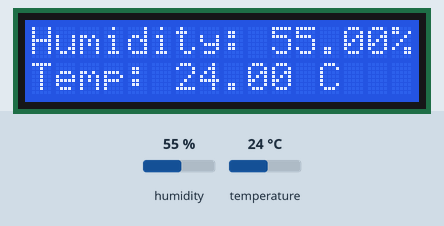
Bench run of a sketch on a simulated Arduino Uno, built with avr-gcc and run on an emulated ATmega328P. Parts: 16×2 character LCD. The test bench sets the inputs (shaded band); at power-on: humidity 55 %, temperature 24 °C. What the sketch prints to the serial monitor is not drawn.

Above: at 3.2 s.
3.3 s: humidity set to 22 %
At 4.9 s:
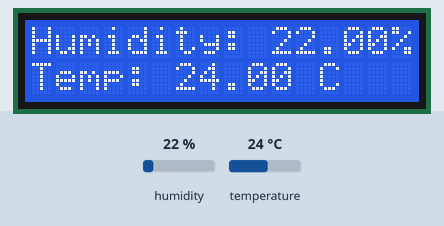
6.0 s: temperature set to 12 °C
At 7.3 s:
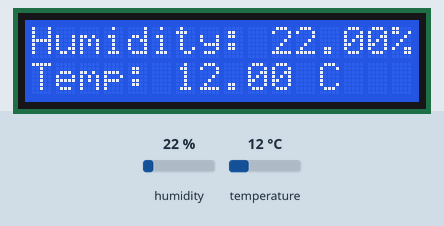
8.7 s: humidity set to 40 %
At 10.9 s:
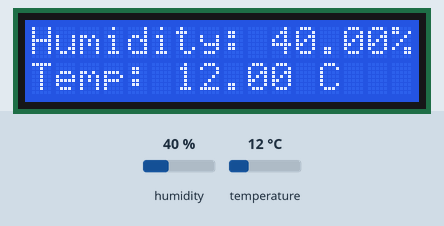
11.8 s: temperature set to 19 °C
At 13.3 s:
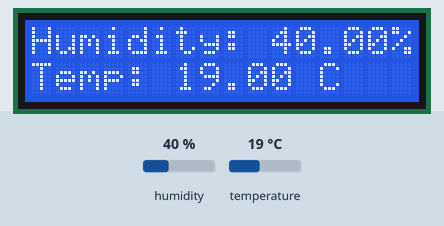
Timing chart, 0 to 14.8 s (numbered marks = the images above; inputs shaded):
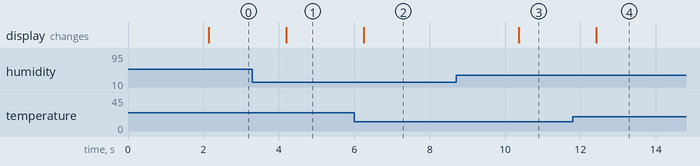

Measured:
- after the input at 3.3 s, the display: changes after 0.89 s (image 1)
- after the input at 6.0 s, the display: changes after 0.25 s (image 2)
- after the input at 8.7 s, the display: changes after 1.7 s (image 3)
- after the input at 11.8 s, the display: changes after 0.62 s (image 4)

The sketch:

prj1.ino
```cpp
#include <Wire.h>
#include <LiquidCrystal_I2C.h>
#include <DHT.h>

// Define LCD and DHT sensor
#define DHTPIN 4       // DHT11 data pin connected to D4
#define DHTTYPE DHT11  // Define sensor type

LiquidCrystal_I2C lcd(0x27, 16, 2); // I2C address (0x27 or 0x3F)
DHT dht(DHTPIN, DHTTYPE);

void setup() {
  Serial.begin(9600);

  // Initialize LCD
  lcd.begin();
  lcd.backlight();
  lcd.setCursor(0, 0);
  lcd.print("Temp & Humidity");
  delay(2000);

  // Initialize DHT11
  dht.begin();
}

void loop() {
  float humidity = dht.readHumidity();
  float temperature = dht.readTemperature();

  // Check if the sensor reading failed
  if (isnan(humidity) || isnan(temperature)) {
    Serial.println("DHT11 Error!");
    lcd.clear();
    lcd.setCursor(0, 0);
    lcd.print("Sensor Error!");
    delay(2000);
    return;
  }

  // Print to Serial Monitor
  Serial.print("Humidity: ");
  Serial.print(humidity);
  Serial.print(" %\t");
  Serial.print("Temperature: ");
  Serial.print(temperature);
  Serial.println(" C");

  // Display on LCD
  lcd.clear();
  lcd.setCursor(0, 0);
  lcd.print("Humidity: ");
  lcd.print(humidity);
  lcd.print("%");

  lcd.setCursor(0, 1);
  lcd.print("Temp: ");
  lcd.print(temperature);
  lcd.print(" C");

  delay(2000); // Wait 2 seconds before next reading
}
```
